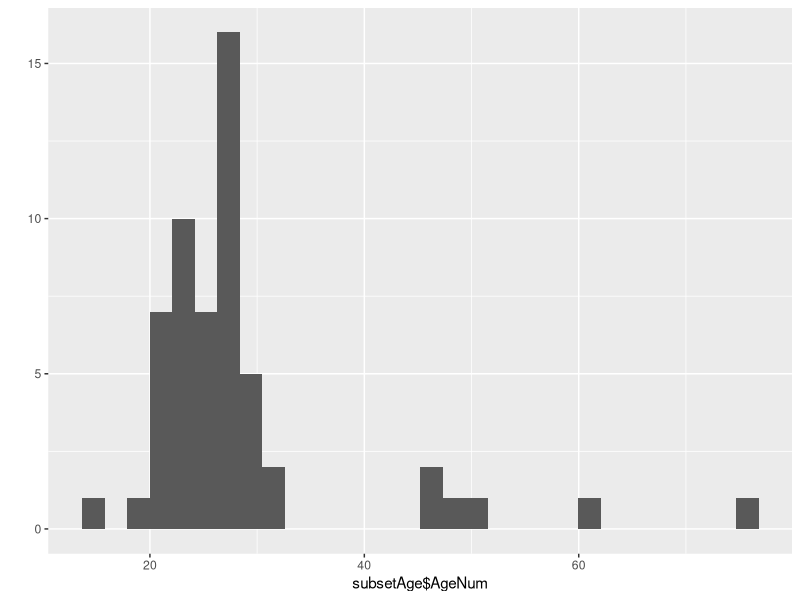
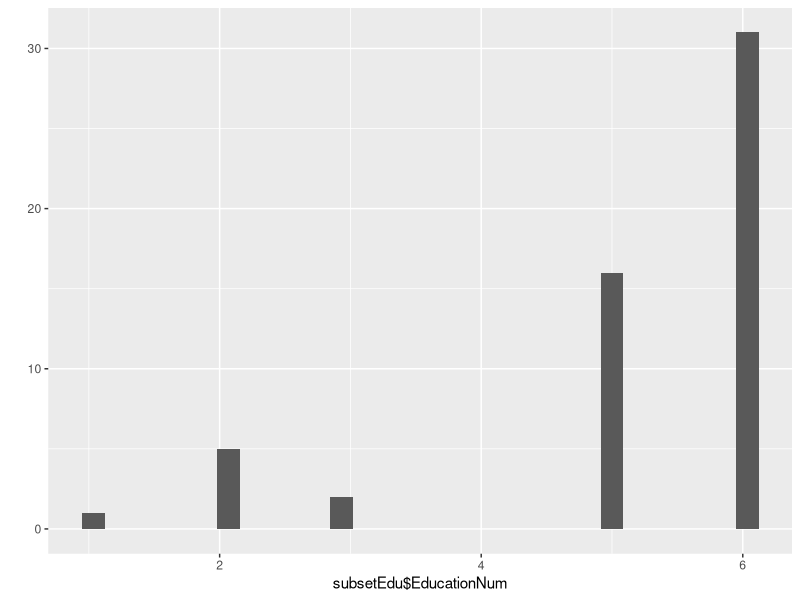
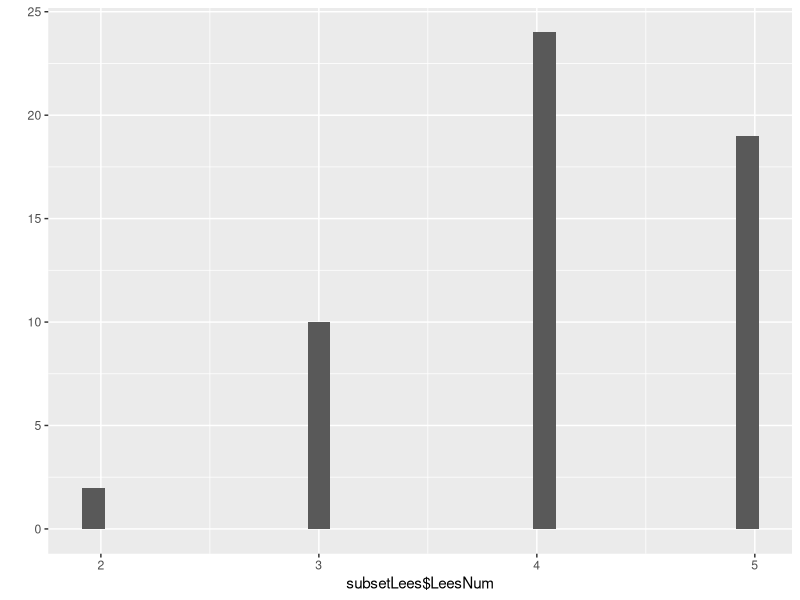
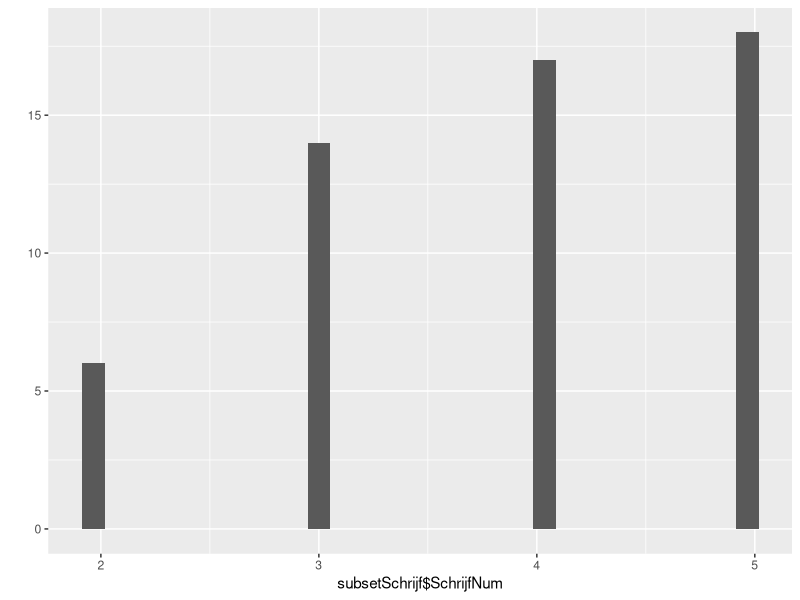
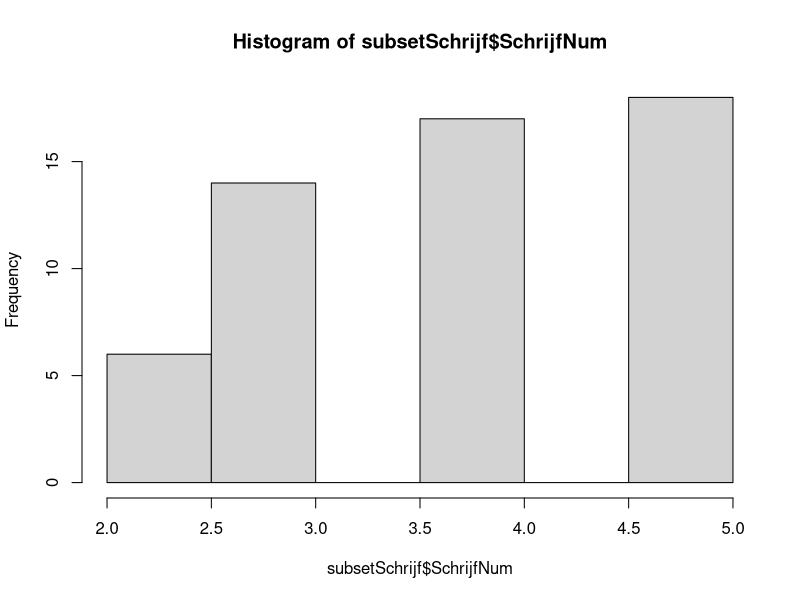
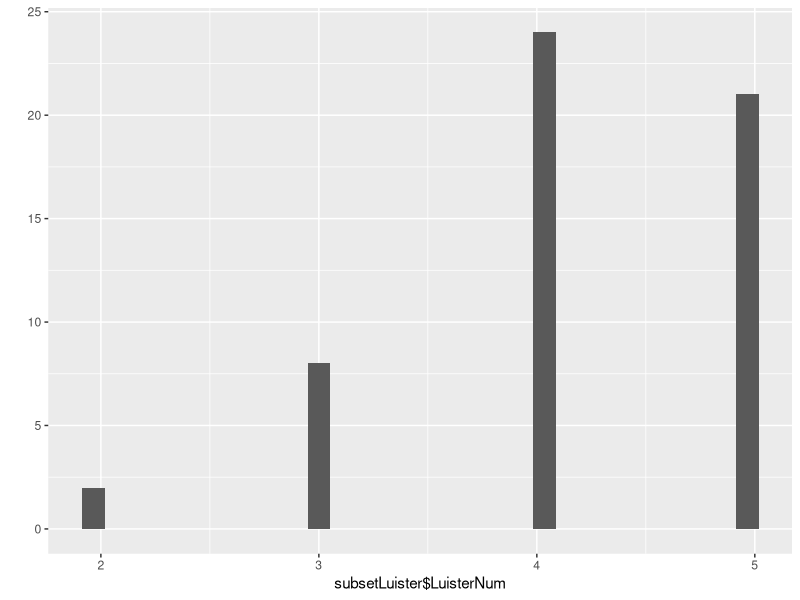
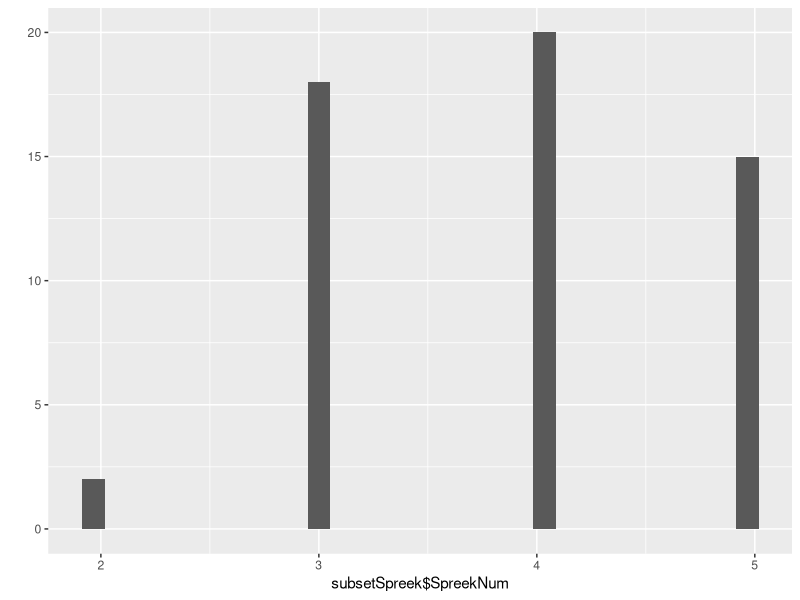

Recreate these plots in R, in order.
library(dplyr)
library(ggplot2)
library(openxlsx)
library(lme4)


data <- read.xlsx("Final-Data-Cleaned.xlsx")
str(data)
SubsetUsage <- data 


### TRANSFORMING DATA ###

#Transforming all answers to numeric values
# 5 = daily
# 4 = weekly
# 3 = monthly
# 2 = less frequently
# 1 = never

Dag <- grepl("dagelijks", SubsetUsage$Friends)
Week <- grepl("wekelijks", SubsetUsage$Friends)
Maand <- grepl("maandelijks", SubsetUsage$Friends)
Minder <- grepl("minder vaak", SubsetUsage$Friends)
Nooit <- grepl("nooit", SubsetUsage$Friends)

SubsetUsage$FriendsNum[Dag] = 5
SubsetUsage$FriendsNum[Week] = 4
SubsetUsage$FriendsNum[Maand] = 3
SubsetUsage$FriendsNum[Minder] = 2
SubsetUsage$FriendsNum[Nooit] = 1

Dag <- grepl("dagelijks", SubsetUsage$School)
Week <- grepl("wekelijks", SubsetUsage$School)
Maand <- grepl("maandelijks", SubsetUsage$School)
Minder <- grepl("minder vaak", SubsetUsage$School)
Nooit <- grepl("nooit", SubsetUsage$School)

SubsetUsage$SchoolNum[Dag] = 5
SubsetUsage$SchoolNum[Week] = 4
SubsetUsage$SchoolNum[Maand] = 3
SubsetUsage$SchoolNum[Minder] = 2
SubsetUsage$SchoolNum[Nooit] = 1

Dag <- grepl("dagelijks", SubsetUsage$Dutch.people)
Week <- grepl("wekelijks", SubsetUsage$Dutch.people)
Maand <- grepl("maandelijks", SubsetUsage$Dutch.people)
Minder <- grepl("minder vaak", SubsetUsage$Dutch.people)
Nooit <- grepl("nooit", SubsetUsage$Dutch.people)

SubsetUsage$Dutch.peopleNum[Dag] = 5
SubsetUsage$Dutch.peopleNum[Week] = 4
SubsetUsage$Dutch.peopleNum[Maand] = 3
SubsetUsage$Dutch.peopleNum[Minder] = 2
SubsetUsage$Dutch.peopleNum[Nooit] = 1

Dag <- grepl("dagelijks", SubsetUsage$Reading.Fun)
Week <- grepl("wekelijks", SubsetUsage$Reading.Fun)
Maand <- grepl("maandelijks", SubsetUsage$Reading.Fun)
Minder <- grepl("minder vaak", SubsetUsage$Reading.Fun)
Nooit <- grepl("nooit", SubsetUsage$Reading.Fun)

SubsetUsage$Reading.FunNum[Dag] = 5
SubsetUsage$Reading.FunNum[Week] = 4
SubsetUsage$Reading.FunNum[Maand] = 3
SubsetUsage$Reading.FunNum[Minder] = 2
SubsetUsage$Reading.FunNum[Nooit] = 1

Dag <- grepl("dagelijks", SubsetUsage$TV)
Week <- grepl("wekelijks", SubsetUsage$TV)
Maand <- grepl("maandelijks", SubsetUsage$TV)
Minder <- grepl("minder vaak", SubsetUsage$TV)
Nooit <- grepl("nooit", SubsetUsage$TV)

SubsetUsage$TVNum[Dag] = 5
SubsetUsage$TVNum[Week] = 4
SubsetUsage$TVNum[Maand] = 3
SubsetUsage$TVNum[Minder] = 2
SubsetUsage$TVNum[Nooit] = 1

#Adding aggregated scores for Usage and Proficiency
ScoreUsage <- mutate(SubsetUsage, Usage = TVNum + FriendsNum + SchoolNum + Reading.FunNum)
ScoreProf <- mutate(ScoreUsage, Proficiency = as.numeric(reading.proficiency) + as.numeric(writing.proficiency) + as.numeric(Listening.proficiency) + as.numeric(Speaking.proficiency))



### Participant data ###
#age#
subsetAge <- filter(data, !is.na(data$Age))
subsetAge$AgeNum <- as.numeric(subsetAge$Age)
qplot(subsetAge$AgeNum, geom="histogram")
mean(subsetAge$AgeNum)
sd(subsetAge$AgeNum)
count(subsetAge, vars = subsetAge$AgeNum)

#Hand#
count(data, vars = data$Hand)

#education#
subsetEdu <- filter(data, !is.na(data$Education))

VMBO <- grepl("VMBO", subsetEdu$Education)
MBO <- grepl("MBO", subsetEdu$Education)
HAVO <- grepl("HAVO", subsetEdu$Education)
VWO <- grepl("VWO", subsetEdu$Education)
HBO <- grepl("HBO", subsetEdu$Education)
Universiteit <- grepl("Universiteit", subsetEdu$Education)


subsetEdu$EducationNum[MBO] = 2
subsetEdu$EducationNum[VMBO] = 1
subsetEdu$EducationNum[HAVO] = 3
subsetEdu$EducationNum[VWO] = 4
subsetEdu$EducationNum[HBO] = 5
subsetEdu$EducationNum[Universiteit] = 6

qplot(subsetEdu$EducationNum, geom="histogram")
count(subsetEdu, vars = subsetEdu$Education)

#correct answers#
count(data, vars = data$Correct)

# reading proficiency level #
lees <- grepl("leesvaardigheidsniveau", data$Question)
subsetLees <- filter(data, lees)
subsetLees$LeesNum <- as.numeric(subsetLees$Answer)
qplot(subsetLees$LeesNum, geom="histogram")
mean(subsetLees$LeesNum)
sd(subsetLees$LeesNum)
count(subsetLees, vars = subsetLees$LeesNum)

# writing proficiency level  #
schrijf <- grepl("schrijfvaardigheid", data$Question)
subsetSchrijf <- filter(data, schrijf)
subsetSchrijf$SchrijfNum <- as.numeric(subsetSchrijf$Answer)

qplot(subsetSchrijf$SchrijfNum, geom="histogram")
hist(subsetSchrijf$SchrijfNum)
mean(subsetSchrijf$SchrijfNum)
sd(subsetSchrijf$SchrijfNum)
count(subsetSchrijf, vars = subsetSchrijf$SchrijfNum)

# listening proficiency level  #
luister <- grepl("luistervaardigheid", data$Question)
subsetLuister <- filter(data, luister)
subsetLuister$LuisterNum <- as.numeric(subsetLuister$Answer)
qplot(subsetLuister$LuisterNum, geom="histogram")
mean(subsetLuister$LuisterNum)
sd(subsetLuister$LuisterNum)
count(subsetLuister, vars = subsetLuister$LuisterNum)

# speaking proficiency level  #
spreek <- grepl("spreekvaaridgheid", data$Question)
subsetSpreek <- filter(data, spreek)
subsetSpreek$SpreekNum <- as.numeric(subsetSpreek$Answer)
qplot(subsetSpreek$SpreekNum, geom="histogram")
mean(subsetSpreek$SpreekNum)
sd(subsetSpreek$SpreekNum)
count(subsetLuister, vars = subsetSpreek$SpreekNum)

#How often do you talk in English with friends#
englishTalking <- grepl("Engels om te praten met v", ScoreProf$Question)
subsetEnglishTalking <- filter(ScoreProf, englishTalking)
count(subsetEnglishTalking, vars = subsetEnglishTalking$FriendsNum)
mean(subsetEnglishTalking$FriendsNum)
sd(subsetEnglishTalking$FriendsNum)

#How often do you use English on School#
englishOnSchool <- grepl("Engels op school", ScoreProf$Question)
subsetEnglishOnSchool <- filter(ScoreProf, englishOnSchool)
count(subsetEnglishOnSchool, vars = subsetEnglishOnSchool$SchoolNum)
mean(subsetEnglishOnSchool$SchoolNum)
sd(subsetEnglishOnSchool$SchoolNum)

#How often do you talk English with other Dutch people#
englishWithOtherDutch <- grepl("met andere N", ScoreProf$Question)
subsetEnglishWithOtherDutch <- filter(ScoreProf, englishWithOtherDutch)
count(subsetEnglishWithOtherDutch, vars = subsetEnglishWithOtherDutch$Dutch.peopleNum)
mean(subsetEnglishWithOtherDutch$Dutch.peopleNum)
sd(subsetEnglishWithOtherDutch$Dutch.peopleNum)

#How often do you read for fun in English#
englishReading <- grepl("Engels om te lezen", ScoreProf$Question)
subsetEnglishReading <- filter(ScoreProf, englishReading)
count(subsetEnglishReading, vars = subsetEnglishReading$Reading.FunNum)
mean(subsetEnglishReading$Reading.FunNum)
sd(subsetEnglishReading$Reading.FunNum)

#How often do you watch English tv#
englishTV <- grepl("Engelstalige TV", ScoreProf$Question)
subsetEnglishTV <- filter(ScoreProf, englishTV)
count(subsetEnglishTV, vars = subsetEnglishTV$TVNum)
mean(subsetEnglishTV$TVNum)
sd(subsetEnglishTV$TVNum)

#Aggregated score for Proficiency
count(subsetEnglishTalking, vars = subsetEnglishTalking$Proficiency)
mean(subsetEnglishTalking$Proficiency)
sd(subsetEnglishTalking$Proficiency)

#Aggregated score for Usage
count(subsetEnglishTalking, vars = subsetEnglishTalking$Usage)
mean(subsetEnglishTalking$Usage)
sd(subsetEnglishTalking$Usage)

#How long do you speak English#
howLongEnglish <- grepl("Hoe lang spreek je", data$Question)
subsetHowLongEnglish <- filter(data, howLongEnglish)
count(subsetHowLongEnglish, vars = subsetHowLongEnglish$Answer)
